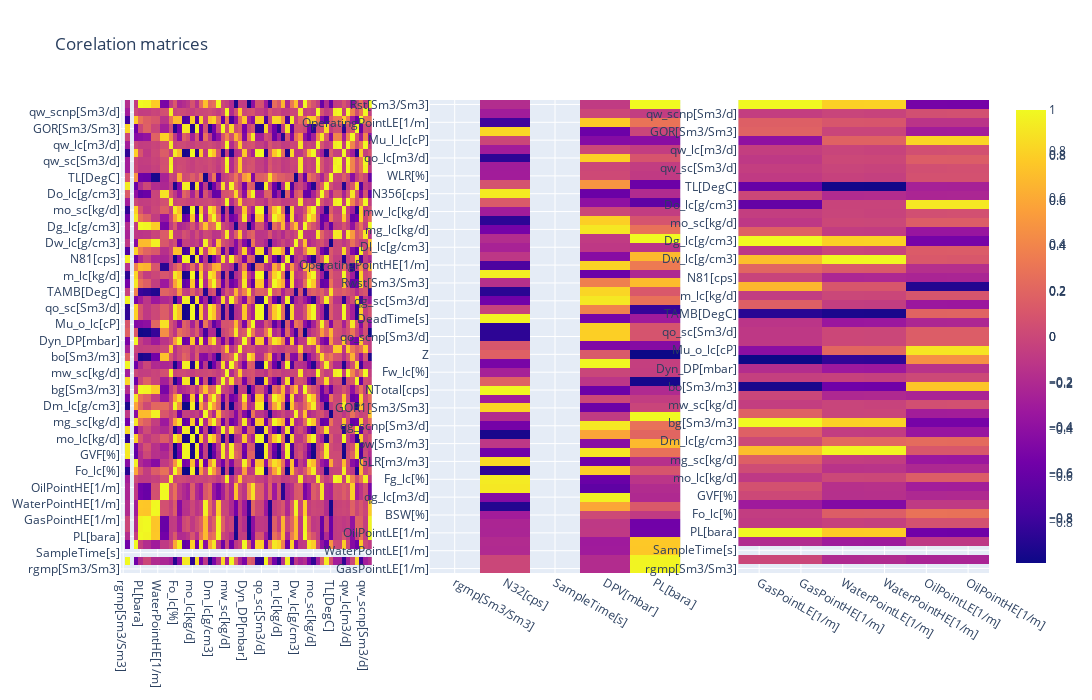

Notebook cell for this chart:
### Code cell
import plotly.express as px
import plotly.io as pio
import numpy as np
from statistic.Statistic import DataStatistic
from statistic.calc_covariation import *
from data.get_attr_data import get_attributes_data
from data.get_attr_data import get_other_attr_keys
from statistic.data_supplement import supplement_data
import plotly.graph_objects as go
import plotly.figure_factory as ff
from plotly.subplots import make_subplots

pio.renderers.default = "plotly_mimetype"
expected_item_count = 1269

def add_line(fig, y_value, st_x, end_x, value_name: str, row, col):
    fig.add_trace(go.Scatter(x=[st_x, end_x], y=[y_value, y_value], name=value_name), row=row, col=col)

def add_statistic_description(fig, statistic: DataStatistic, row, col):
    attr_names = []
    attr_values = []
    # get list of attr names and list of attr values
    # (NOTE: save matching between items from each list!!!)
    for attr, value in statistic.__dict__.items():
        attr_names.append(attr)
        attr_values.append(value)
    # create table
    statistic_table = go.Table(header=dict(values=["statistic item", "value"]),
                               cells=dict(values=[attr_names, attr_values]))
    # add table to graphic
    fig.add_trace(statistic_table, row=row, col=col)

# plot data statistic function; data - data of attribute 'attribute_name'
def view_statistic_data(statistic: DataStatistic, attribute_name: str, data):
    # graphic contains statistic data and distribution
    graphic = make_subplots(rows=2, cols=1, specs=[[{"type":"xy"}],
                                                   [{"type":"table"}]] )
    # init distribution:
    value_count = len(data)
    x = np.linspace(1, value_count, value_count)
    fig = go.Scatter(x=x, y=data, name=attribute_name, mode='markers')  # plot distribution graphic as go.Scatter

    # add distribution to graphic
    graphic.add_trace(fig, row=1, col=1)
    # add quantile's lines
    add_line(graphic, statistic.quantile_first, 1, value_count, "Quantile first", row=1, col=1)
    add_line(graphic, statistic.quantile_third, 1, value_count, "Quantile third", row=1, col=1)

    # add statistic data to graphic
    add_statistic_description(graphic, statistic, row=2, col=1)
    # customize graphic - dimensions, title and other parameters
    graphic.update_layout(height=800, title_text="Attribute: " + attribute_name)
    graphic.show()

# adding covariation matrix to graphic
def add_cov_matrix(cov_matrix, name: str, x_key_list, y_key_list, graphic, row, col):
    matrix_fig = go.Heatmap(z=cov_matrix, x=x_key_list, y=y_key_list, name=name)
    graphic.add_trace(matrix_fig, row=row, col=col)

# all_keys - all attributes keys (in_keys + out_keys + other_attr_keys: EXACTLY in this order!!!)
def view_cov_matrices(cov_matrices_dict, all_keys, in_keys, out_keys, other_keys):
    graphic = make_subplots(rows=1, cols=3)
    # get matrix names
    name1 = cov_matrices_names[0]   # all with all
    name2 = cov_matrices_names[1]   # all with in
    name3 = cov_matrices_names[2]   # all with out
    # add all with all corelation matrix
    add_cov_matrix(cov_matrices_dict[name1], name1, all_keys, all_keys, graphic, row=1, col=1)
    # add all with in corelation matrix
    add_cov_matrix(cov_matrices_dict[name2], name2, in_keys, np.concatenate((out_keys, other_keys), axis=0), graphic, row=1, col=2)
    # add all with out corelation matrix
    add_cov_matrix(cov_matrices_dict[name3], name3, out_keys, np.concatenate((in_keys, other_keys), axis=0), graphic, row=1, col=3)
    # customize graphic - dimensions, title and other parameters
    graphic.update_layout(width=2000, height=700, title_text="Corelation matrices")
    # view graphic
    graphic.show()


def main():
    input_file_name = "../data/data.txt"

    # other attributes keys
    other_attr_keys = get_other_attr_keys(input_file_name)
    # all attributes names list
    all_attr_names = np.concatenate((input_attributes_keys, output_attributes_keys, other_attr_keys),axis=0)

    # all data dict: key - attr names; value - attr data
    all_data_dict = get_attributes_data(input_file_name, all_attr_names)

    # all attributes statistic data: dict of pairs: key - attribute name, value - Statistic object
    all_statistic_dict = dict()

    # remove Nan items and replace it by specified value
    for attribute in all_attr_names:
        data = all_data_dict[attribute]
        all_data_dict[attribute] = supplement_data(data, expected_item_count)
    # get all attribute's statistic data
    for attr_name in all_attr_names:
        all_statistic_dict[attr_name] = DataStatistic(all_data_dict[attr_name], attr_name)
    # get cov matrices dict
    cov_matrices_dict = get_attributes_typical_cart(all_data_dict, other_attr_keys)
    #view_cov_matrix(cov_matrices_dict[cov_matrices_names[0]], all_attr_names, all_attr_names, "All attributes", "All attributes")
    #attr_name = all_attr_names[10]
    #view_statistic_data(all_statistic_dict[attr_name], attr_name, all_data_dict[attr_name])
    view_cov_matrices(cov_matrices_dict, all_attr_names, input_attributes_keys, output_attributes_keys, other_attr_keys)


if __name__ == "__main__":
    main()

### Figure 1 — Plotly figure (JSON) as saved in the notebook; plotly's stock layout.template omitted (floating-point values rounded to 4 significant figures; data arrays with more than 128 entries replaced by an {"elided": "..."} marker saying what was removed)
{"data": [{"name": "all_with_all", "type": "heatmap", "x": ["rgmp[Sm3/Sm3]", "N32[cps]", "SampleTime[s]", "DPV[mbar]", "PL[bara]", "GasPointLE[1/m]", "GasPointHE[1/m]", "WaterPointLE[1/m]", "WaterPointHE[1/m]", "OilPointLE[1/m]", "OilPointHE[1/m]", "BSW[%]", "Fo_lc[%]", "qg_lc[m3/d]", "GVF[%]", "Fg_lc[%]", "mo_lc[kg/d]", "GLR[m3/m3]", "mg_sc[kg/d]", "bw[Sm3/m3]", "Dm_lc[g/cm3]", "qg_scnp[Sm3/d]", "bg[Sm3/m3]", "GOR1[Sm3/Sm3]", "mw_sc[kg/d]", "NTotal[cps]", "bo[Sm3/m3]", "Fw_lc[%]", "Dyn_DP[mbar]", "Z", "Mu_o_lc[cP]", "qo_scnp[Sm3/d]", "qo_sc[Sm3/d]", "DeadTime[s]", "TAMB[DegC]", "qg_sc[Sm3/d]", "m_lc[kg/d]", "Rwst[Sm3/Sm3]", "N81[cps]", "OperatingPointHE[1/m]", "Dw_lc[g/cm3]", "Dl_lc[g/cm3]", "Dg_lc[g/cm3]", "mg_lc[kg/d]", "mo_sc[kg/d]", "mw_lc[kg/d]", "Do_lc[g/cm3]", "N356[cps]", "TL[DegC]", "WLR[%]", "qw_sc[Sm3/d]", "qo_lc[m3/d]", "qw_lc[m3/d]", "Mu_l_lc[cP]", "GOR[Sm3/Sm3]", "OperatingPointLE[1/m]", "qw_scnp[Sm3/d]", "Rst[Sm3/Sm3]"], "xaxis": "x", "y": ["rgmp[Sm3/Sm3]", "N32[cps]", "SampleTime[s]", "DPV[mbar]", "PL[bara]", "GasPointLE[1/m]", "GasPointHE[1/m]", "WaterPointLE[1/m]", "WaterPointHE[1/m]", "OilPointLE[1/m]", "OilPointHE[1/m]", "BSW[%]", "Fo_lc[%]", "qg_lc[m3/d]", "GVF[%]", "Fg_lc[%]", "mo_lc[kg/d]", "GLR[m3/m3]", "mg_sc[kg/d]", "bw[Sm3/m3]", "Dm_lc[g/cm3]", "qg_scnp[Sm3/d]", "bg[Sm3/m3]", "GOR1[Sm3/Sm3]", "mw_sc[kg/d]", "NTotal[cps]", "bo[Sm3/m3]", "Fw_lc[%]", "Dyn_DP[mbar]", "Z", "Mu_o_lc[cP]", "qo_scnp[Sm3/d]", "qo_sc[Sm3/d]", "DeadTime[s]", "TAMB[DegC]", "qg_sc[Sm3/d]", "m_lc[kg/d]", "Rwst[Sm3/Sm3]", "N81[cps]", "OperatingPointHE[1/m]", "Dw_lc[g/cm3]", "Dl_lc[g/cm3]", "Dg_lc[g/cm3]", "mg_lc[kg/d]", "mo_sc[kg/d]", "mw_lc[kg/d]", "Do_lc[g/cm3]", "N356[cps]", "TL[DegC]", "WLR[%]", "qw_sc[Sm3/d]", "qo_lc[m3/d]", "qw_lc[m3/d]", "Mu_l_lc[cP]", "GOR[Sm3/Sm3]", "OperatingPointLE[1/m]", "qw_scnp[Sm3/d]", "Rst[Sm3/Sm3]"], "yaxis": "y", "z": {"elided": "58x58 float values"}}, {"name": "all_with_in", "type": "heatmap", "x": ["rgmp[Sm3/Sm3]", "N32[cps]", "SampleTime[s]", "DPV[mbar]", "PL[bara]"], "xaxis": "x2", "y": ["GasPointLE[1/m]", "GasPointHE[1/m]", "WaterPointLE[1/m]", "WaterPointHE[1/m]", "OilPointLE[1/m]", "OilPointHE[1/m]", "BSW[%]", "Fo_lc[%]", "qg_lc[m3/d]", "GVF[%]", "Fg_lc[%]", "mo_lc[kg/d]", "GLR[m3/m3]", "mg_sc[kg/d]", "bw[Sm3/m3]", "Dm_lc[g/cm3]", "qg_scnp[Sm3/d]", "bg[Sm3/m3]", "GOR1[Sm3/Sm3]", "mw_sc[kg/d]", "NTotal[cps]", "bo[Sm3/m3]", "Fw_lc[%]", "Dyn_DP[mbar]", "Z", "Mu_o_lc[cP]", "qo_scnp[Sm3/d]", "qo_sc[Sm3/d]", "DeadTime[s]", "TAMB[DegC]", "qg_sc[Sm3/d]", "m_lc[kg/d]", "Rwst[Sm3/Sm3]", "N81[cps]", "OperatingPointHE[1/m]", "Dw_lc[g/cm3]", "Dl_lc[g/cm3]", "Dg_lc[g/cm3]", "mg_lc[kg/d]", "mo_sc[kg/d]", "mw_lc[kg/d]", "Do_lc[g/cm3]", "N356[cps]", "TL[DegC]", "WLR[%]", "qw_sc[Sm3/d]", "qo_lc[m3/d]", "qw_lc[m3/d]", "Mu_l_lc[cP]", "GOR[Sm3/Sm3]", "OperatingPointLE[1/m]", "qw_scnp[Sm3/d]", "Rst[Sm3/Sm3]"], "yaxis": "y2", "z": {"elided": "53x5 float values"}}, {"name": "all_with_out", "type": "heatmap", "x": ["GasPointLE[1/m]", "GasPointHE[1/m]", "WaterPointLE[1/m]", "WaterPointHE[1/m]", "OilPointLE[1/m]", "OilPointHE[1/m]"], "xaxis": "x3", "y": ["rgmp[Sm3/Sm3]", "N32[cps]", "SampleTime[s]", "DPV[mbar]", "PL[bara]", "BSW[%]", "Fo_lc[%]", "qg_lc[m3/d]", "GVF[%]", "Fg_lc[%]", "mo_lc[kg/d]", "GLR[m3/m3]", "mg_sc[kg/d]", "bw[Sm3/m3]", "Dm_lc[g/cm3]", "qg_scnp[Sm3/d]", "bg[Sm3/m3]", "GOR1[Sm3/Sm3]", "mw_sc[kg/d]", "NTotal[cps]", "bo[Sm3/m3]", "Fw_lc[%]", "Dyn_DP[mbar]", "Z", "Mu_o_lc[cP]", "qo_scnp[Sm3/d]", "qo_sc[Sm3/d]", "DeadTime[s]", "TAMB[DegC]", "qg_sc[Sm3/d]", "m_lc[kg/d]", "Rwst[Sm3/Sm3]", "N81[cps]", "OperatingPointHE[1/m]", "Dw_lc[g/cm3]", "Dl_lc[g/cm3]", "Dg_lc[g/cm3]", "mg_lc[kg/d]", "mo_sc[kg/d]", "mw_lc[kg/d]", "Do_lc[g/cm3]", "N356[cps]", "TL[DegC]", "WLR[%]", "qw_sc[Sm3/d]", "qo_lc[m3/d]", "qw_lc[m3/d]", "Mu_l_lc[cP]", "GOR[Sm3/Sm3]", "OperatingPointLE[1/m]", "qw_scnp[Sm3/d]", "Rst[Sm3/Sm3]"], "yaxis": "y3", "z": {"elided": "52x6 float values"}}], "layout": {"height": 700, "title": {"text": "Corelation matrices"}, "width": 2000, "xaxis": {"anchor": "y", "domain": [0.0, 0.2889]}, "xaxis2": {"anchor": "y2", "domain": [0.3556, 0.6444]}, "xaxis3": {"anchor": "y3", "domain": [0.7111, 1.0]}, "yaxis": {"anchor": "x", "domain": [0.0, 1.0]}, "yaxis2": {"anchor": "x2", "domain": [0.0, 1.0]}, "yaxis3": {"anchor": "x3", "domain": [0.0, 1.0]}}}
